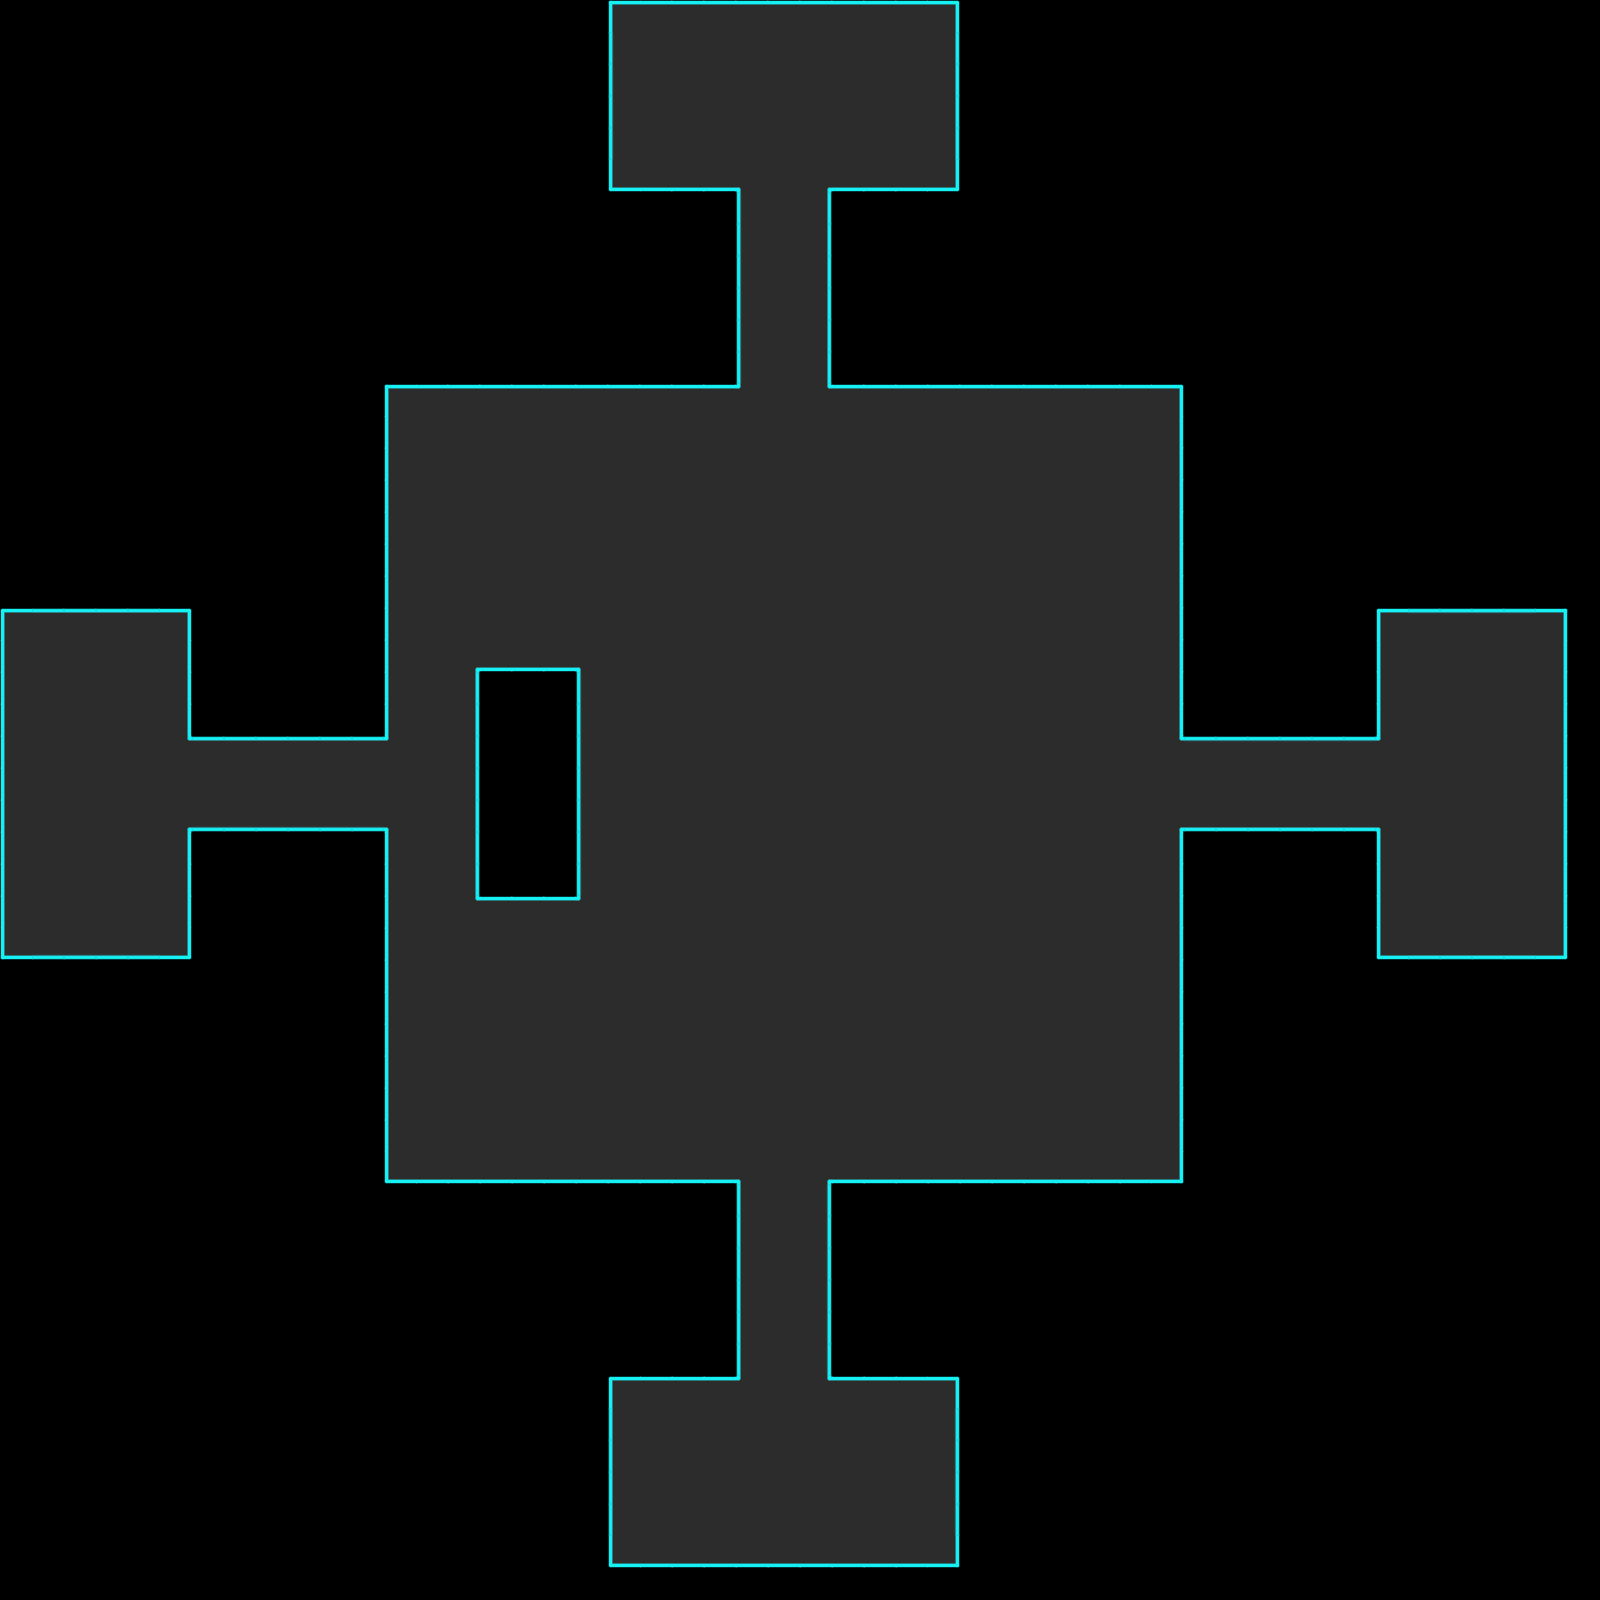

The image is a tile-based game level rendered from a .tmx file. Its description and source (layers, tilesets, objects; grid data summarised) follow:
An orthogonal 50x50 tile map with 32x32 px tiles, 1 tile layer (Tile Layer 1) and 4 objects (Spawn1, Spawn2, Spawn3, TeamResourceSpawner).

<map version="1.4" tiledversion="1.4.3" orientation="orthogonal" renderorder="right-down" width="50" height="50" tilewidth="32" tileheight="32" infinite="0" nextlayerid="3" nextobjectid="10">
 <tileset firstgid="1" name="beams" tilewidth="32" tileheight="32" tilecount="64" columns="8">
  <image source="../tilesets/tileset-beams.png" width="256" height="256" />
 </tileset>
 <layer id="1" name="Tile Layer 1" width="50" height="50">
  <data>[2500 cells, 940 non-empty, 15 distinct tile ids]</data>
 </layer>
 <objectgroup id="2" name="Object Layer 1">
  <object id="4" name="Spawn1" x="112" y="784">
   <point />
  </object>
  <object id="5" name="Spawn2" x="80" y="848">
   <point />
  </object>
  <object id="6" name="Spawn3" x="80" y="720">
   <point />
  </object>
  <object id="9" name="TeamResourceSpawner" x="48" y="624" width="96" height="48" />
 </objectgroup>
</map>